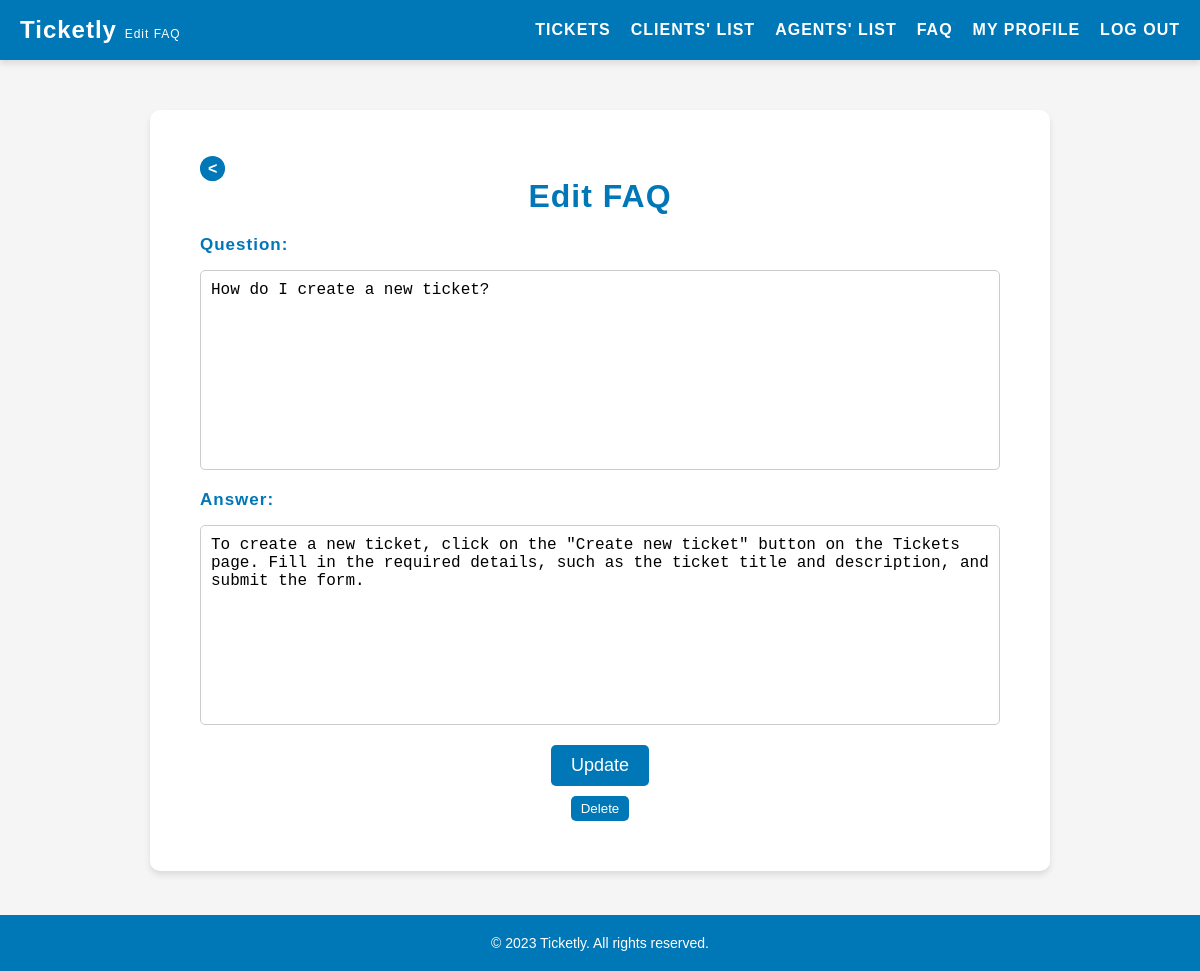
Page /pages/editFaq.php?id=6 (signed in) on the committed database.
### tables this page shows
CREATE TABLE faqs (
    id INTEGER PRIMARY KEY AUTOINCREMENT,
    question TEXT NOT NULL,
    answer TEXT NOT NULL
);

### pages/editFaq.php (called while the page is built, shortened)
<?php
    $session = new Session();
    require_once(__DIR__ . '/../templates/editFaq.tpl.php');
    drawEditFaq($session);
?>

### database/faqs.class.php (called while the page is built, shortened)
<?php
    class Faqs {
        public function __construct(?int $id, string $question, string $answer) {
            $this->question = $question;
            $this->answer = $answer;
        }
    }
    function getFaqEditData(PDO $db, ?int $faqId): ?Faqs {
        $stmt = $db->prepare('SELECT * FROM faqs WHERE id = :faqId');
        $stmt->bindValue(':faqId', $faqId, PDO::PARAM_INT);
        $stmt->execute();
        $row = $stmt->fetch(PDO::FETCH_ASSOC);
        $id = isset($row['id']) ? (int) $row['id'] : null;
        $question = isset($row['question']) ? $row['question'] : '';
        $answer = isset($row['answer']) ? $row['answer'] : '';
        return new Faqs($id, $question, $answer);
    }
?>

### templates/editFaq.tpl.php (the view, shortened to what this page needs)
<?php
function drawEditFaq(Session $session, $question_error = '', $answer_error = '')
{
    require_once '../database/connection.db.php';
    require_once '../database/faqs.class.php';
    $db = getDatabaseConnection();
    if (isset($_POST['faq_id'])) {
        $faqId = (int)$_POST['faq_id'];
    } elseif (isset($_GET['id'])) {
        $faqId = (int)$_GET['id'];
    } else {
        exit('Invalid FAQ ID');
    }
    $faq = getFaqEditData($db, $faqId);
    ?>
    <!DOCTYPE html>
    <html lang="en">
    <head>
        <link rel="stylesheet" href="../style/newTicket.css">
    </head>
    <body>
        <?php include '../templates/header.tpl.php';?>
        <main>
            <a href="../pages/faq.php" class="back-button"><</a>
            <h2>Edit FAQ</h2>
            <form id="faq-form" action="../actions/action_editFaq.php" method="post">
                <label for="question">Question:</label>
                <textarea type="text" id="question" name="question" required><?php echo $faq->question; ?></textarea>
                <label for="answer">Answer:</label>
                <textarea type="text" id="answer" name="answer" required><?php echo $faq->answer; ?></textarea>
                <button type="submit">Update</button>
            </form>
            <form id="delete-form" action="../actions/action_deleteFaq.php" method="post" onsubmit="return confirmDelete();">
                <button type="submit">Delete</button>
            </form>
        </main>
        <?php include '../templates/footer.tpl.php';?>
    </body>
    </html>
<?php } ?>

### style/newTicket.css (style rules this page uses)
main { background-color: #fff; padding: 50px; border-radius: 10px; box-shadow: 0 4px 6px rgba(0, 0, 0, 0.1); margin: 50px auto; max-width: 900px; margin-bottom: 100px; }
main h2 { text-align: center; font-size: 32px; margin-bottom: 20px; font-weight: 600; letter-spacing: 1px; color: #0077b6; }
.back-button { background-color: #0077b6; color: #fff; padding: 4px 8px; border: none; border-radius: 50%; cursor: pointer; transition: all 0.3s ease; align-self: center; margin-bottom: 20px; text-decoration: none; font-weight: bold; }
form { display: flex; flex-direction: column; }
form label { font-size: 17px; margin-bottom: 5px; font-weight: 600; letter-spacing: 1px; color: #0077b6; }
form input[type="text"], form textarea { font-size: 16px; padding: 10px; margin-bottom: 20px; border-radius: 5px; margin-top: 10px; border: 1px solid #ccc; width: 100%; max-width: auto; transition: border-color 0.3s ease; }
form textarea { resize: none; height: 200px; align-items: center; }
form button { font-size: 18px; background-color: #0077b6; color: #fff; padding: 10px 20px; border: none; border-radius: 5px; cursor: pointer; transition: all 0.3s ease; align-self: center; }
form button:nth-child(2) { margin-top: 10px; font-size: smaller; padding: 5px 10px; }

### style/header.css (style rules this page uses)
* { box-sizing: border-box; margin: 0; padding: 0; }
body { font-family: Arial, sans-serif; background-color: #f5f5f5; }

### rows in the picture
faqs: question "How do I create a new ticket?", answer "To create a new ticket, click on the \"Create new ticket\" button on the Tickets page. Fill in the required details, such as the ticket title and description, and submit the form."
